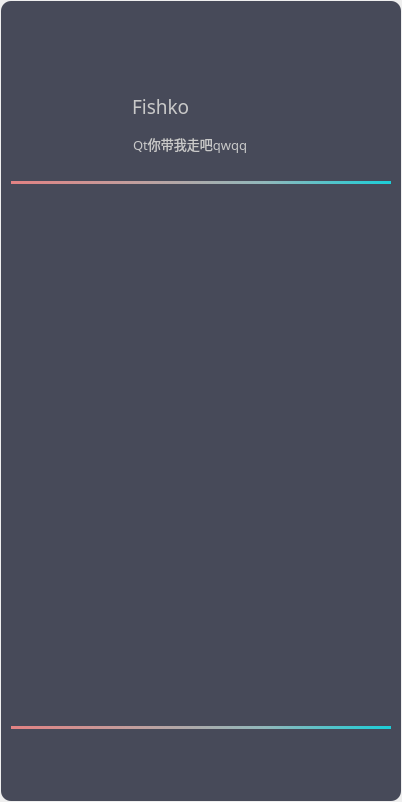
<?xml version="1.0" encoding="UTF-8"?>
<ui version="4.0">
 <class>PersonalForm</class>
 <widget class="QWidget" name="PersonalForm">
  <property name="geometry">
   <rect>
    <x>0</x>
    <y>0</y>
    <width>402</width>
    <height>802</height>
   </rect>
  </property>
  <property name="windowTitle">
   <string>Form</string>
  </property>
  <widget class="QWidget" name="widget" native="true">
   <property name="geometry">
    <rect>
     <x>1</x>
     <y>1</y>
     <width>400</width>
     <height>800</height>
    </rect>
   </property>
   <property name="styleSheet">
    <string notr="true">#widget{
	
	background-color:#474a59;
	border-radius:10px;

}</string>
   </property>
   <widget class="QWidget" name="Header" native="true">
    <property name="geometry">
     <rect>
      <x>1</x>
      <y>0</y>
      <width>400</width>
      <height>170</height>
     </rect>
    </property>
    <widget class="QPushButton" name="closeBtn">
     <property name="enabled">
      <bool>true</bool>
     </property>
     <property name="geometry">
      <rect>
       <x>350</x>
       <y>10</y>
       <width>40</width>
       <height>40</height>
      </rect>
     </property>
     <property name="styleSheet">
      <string notr="true">#closeBtn{

            border-radius: 5px;
}
#closeBtn:hover
{
            background-color: rgba(255,255,255,.3);
}
</string>
     </property>
     <property name="text">
      <string/>
     </property>
     <property name="icon">
      <iconset resource="res.qrc">
       <normaloff>:/Asserts/icons/close.svg</normaloff>:/Asserts/icons/close.svg</iconset>
     </property>
     <property name="autoDefault">
      <bool>false</bool>
     </property>
     <property name="flat">
      <bool>true</bool>
     </property>
    </widget>
    <widget class="QPushButton" name="miniBtn">
     <property name="geometry">
      <rect>
       <x>310</x>
       <y>10</y>
       <width>40</width>
       <height>40</height>
      </rect>
     </property>
     <property name="styleSheet">
      <string notr="true">#miniBtn{

            border-radius: 5px;
}
#miniBtn:hover
{
            background-color: rgba(255,255,255,.3);
}
</string>
     </property>
     <property name="text">
      <string/>
     </property>
     <property name="icon">
      <iconset resource="res.qrc">
       <normaloff>:/Asserts/icons/minimize.svg</normaloff>:/Asserts/icons/minimize.svg</iconset>
     </property>
     <property name="flat">
      <bool>true</bool>
     </property>
    </widget>
    <widget class="QLabel" name="avatarImage">
     <property name="geometry">
      <rect>
       <x>20</x>
       <y>60</y>
       <width>100</width>
       <height>100</height>
      </rect>
     </property>
     <property name="font">
      <font>
       <family>Arial</family>
      </font>
     </property>
     <property name="text">
      <string/>
     </property>
     <property name="pixmap">
      <pixmap resource="res.qrc">:/Asserts/images/FishkoAvatar.png</pixmap>
     </property>
     <property name="scaledContents">
      <bool>true</bool>
     </property>
    </widget>
    <widget class="QLabel" name="UsersName">
     <property name="geometry">
      <rect>
       <x>130</x>
       <y>90</y>
       <width>150</width>
       <height>31</height>
      </rect>
     </property>
     <property name="font">
      <font>
       <family>Arial Black</family>
       <pointsize>14</pointsize>
      </font>
     </property>
     <property name="styleSheet">
      <string notr="true">color:#c9c9c9;</string>
     </property>
     <property name="text">
      <string>Fishko</string>
     </property>
    </widget>
    <widget class="QPushButton" name="changeAvatarBtn">
     <property name="geometry">
      <rect>
       <x>20</x>
       <y>60</y>
       <width>100</width>
       <height>100</height>
      </rect>
     </property>
     <property name="styleSheet">
      <string notr="true">#changeAvatarBtn
{
	background-color:transparent;
	border-radius:50px
}
#changeAvatarBtn:hover
{
	border-radius:50px;
	border:3px solid #fff;
	background-color:rgba(255, 255, 255, 128);
}</string>
     </property>
     <property name="text">
      <string/>
     </property>
     <property name="flat">
      <bool>true</bool>
     </property>
    </widget>
    <widget class="QLineEdit" name="usersMotto">
     <property name="geometry">
      <rect>
       <x>129</x>
       <y>130</y>
       <width>251</width>
       <height>30</height>
      </rect>
     </property>
     <property name="font">
      <font>
       <family>等线</family>
       <pointsize>10</pointsize>
      </font>
     </property>
     <property name="styleSheet">
      <string notr="true">#usersMotto
{
	background-color:transparent;
	color:#c9c9c9;
	border:none;
}
#usersMotto:hover
{
	border-radius:5px;
	border:1px solid #fff;
}
#usersMotto:focus
{
	background-color:#fff;
	color:#000;
}</string>
     </property>
     <property name="text">
      <string>Qt你带我走吧qwqq</string>
     </property>
    </widget>
    <zorder>miniBtn</zorder>
    <zorder>closeBtn</zorder>
    <zorder>UsersName</zorder>
    <zorder>avatarImage</zorder>
    <zorder>changeAvatarBtn</zorder>
    <zorder>usersMotto</zorder>
   </widget>
   <widget class="QLabel" name="underLine">
    <property name="geometry">
     <rect>
      <x>10</x>
      <y>180</y>
      <width>380</width>
      <height>3</height>
     </rect>
    </property>
    <property name="styleSheet">
     <string notr="true">#underLine
{
    background-color:qlineargradient(spread:pad, x1:0, y1:0, x2:1, y2:0, stop:0  #e38283 ,stop:0.33 #c19f9e, stop:0.67 #91b8bb,stop:1 #1bced8);

}</string>
    </property>
    <property name="text">
     <string/>
    </property>
   </widget>
   <widget class="QListWidget" name="listWidget">
    <property name="geometry">
     <rect>
      <x>10</x>
      <y>200</y>
      <width>380</width>
      <height>521</height>
     </rect>
    </property>
    <property name="styleSheet">
     <string notr="true">background-color:transparent;
border:none;</string>
    </property>
    <property name="verticalScrollBarPolicy">
     <enum>Qt::ScrollBarAlwaysOff</enum>
    </property>
    <property name="horizontalScrollBarPolicy">
     <enum>Qt::ScrollBarAlwaysOff</enum>
    </property>
   </widget>
   <widget class="QLabel" name="underLine_2">
    <property name="geometry">
     <rect>
      <x>10</x>
      <y>725</y>
      <width>380</width>
      <height>3</height>
     </rect>
    </property>
    <property name="styleSheet">
     <string notr="true">#underLine_2
{
    background-color:qlineargradient(spread:pad, x1:0, y1:0, x2:1, y2:0, stop:0  #e38283 ,stop:0.33 #c19f9e, stop:0.67 #91b8bb,stop:1 #1bced8);

}</string>
    </property>
    <property name="text">
     <string/>
    </property>
   </widget>
   <widget class="QPushButton" name="addPersonBtn">
    <property name="geometry">
     <rect>
      <x>340</x>
      <y>740</y>
      <width>40</width>
      <height>40</height>
     </rect>
    </property>
    <property name="styleSheet">
     <string notr="true">#addPersonBtn
{
	background-color:transparent;
	border:none;
	border-radius:5px;
}
#addPersonBtn:hover
{
	background-color: rgba(255,255,255,.3);
}

</string>
    </property>
    <property name="text">
     <string/>
    </property>
    <property name="icon">
     <iconset resource="res.qrc">
      <normaloff>:/Asserts/icons/person_add.svg</normaloff>:/Asserts/icons/person_add.svg</iconset>
    </property>
    <property name="iconSize">
     <size>
      <width>30</width>
      <height>30</height>
     </size>
    </property>
   </widget>
   <widget class="QPushButton" name="friendRequest">
    <property name="geometry">
     <rect>
      <x>290</x>
      <y>740</y>
      <width>40</width>
      <height>40</height>
     </rect>
    </property>
    <property name="styleSheet">
     <string notr="true">#friendRequest
{
	background-color:transparent;
	border:none;
	border-radius:5px;
}
#friendRequest:hover
{
	background-color: rgba(255,255,255,.3);
}

</string>
    </property>
    <property name="text">
     <string/>
    </property>
    <property name="icon">
     <iconset resource="res.qrc">
      <normaloff>:/Asserts/icons/notifications.svg</normaloff>:/Asserts/icons/notifications.svg</iconset>
    </property>
    <property name="iconSize">
     <size>
      <width>30</width>
      <height>30</height>
     </size>
    </property>
   </widget>
   <zorder>Header</zorder>
   <zorder>underLine</zorder>
   <zorder>listWidget</zorder>
   <zorder>underLine_2</zorder>
   <zorder>addPersonBtn</zorder>
   <zorder>friendRequest</zorder>
   <zorder>changeAvatarBtn</zorder>
  </widget>
 </widget>
 <resources>
  <include location="res.qrc"/>
 </resources>
 <connections/>
</ui>
